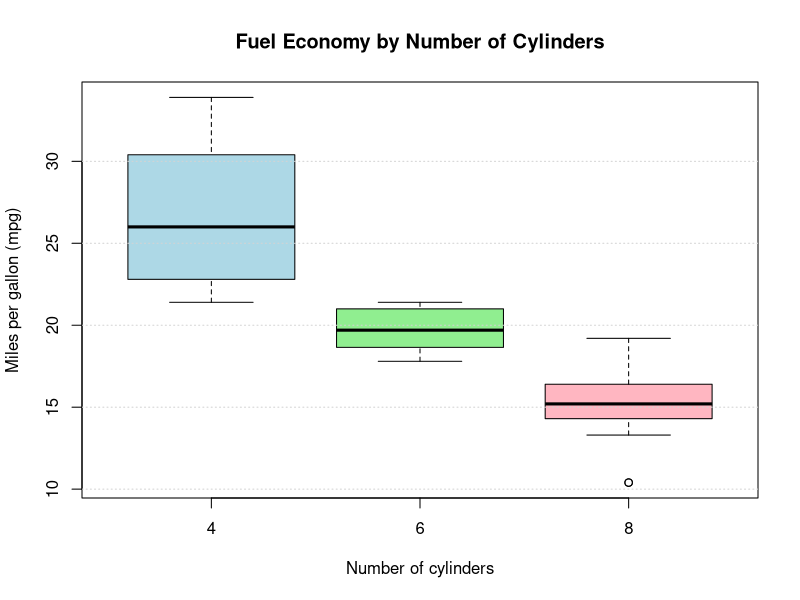

Recreate this plot in R.
# Exercise 8: Boxplot of mpg grouped by number of cylinders
data("mtcars", package = "datasets")
mtcars$cyl_group <- factor(mtcars$cyl)
boxplot(mpg ~ cyl_group, data = mtcars,
        main = "Fuel Economy by Number of Cylinders",
        xlab = "Number of cylinders", ylab = "Miles per gallon (mpg)",
        col = c("lightblue", "lightgreen", "lightpink"))
grid(nx = NA, ny = NULL)
